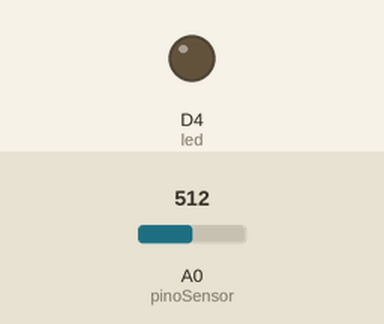
Simulated run of this sketch. Board: ESP8266 (NodeMCU). On the bench: output pins drawn as LEDs (lit = HIGH). Inputs (shaded band) come from the test bench; at power-on: A0 (pinoSensor) = 512. WiFi joins after 1.5 s; servers stay silent unless stated; no MQTT or app messages arrive unless stated; what the sketch prints to the serial monitor is not drawn.

Above: at 2.7 s.
2.8 s: A0 (pinoSensor) set to 90
5.8 s: A0 (pinoSensor) set to 77
At 7.2 s:
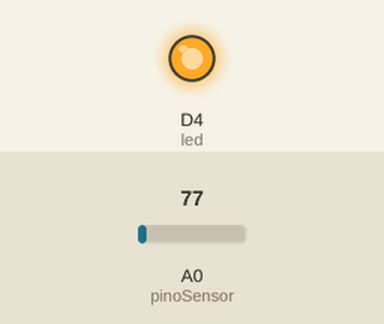
Timing chart, 0 to 8.8 s (numbered marks = the images above; inputs shaded):
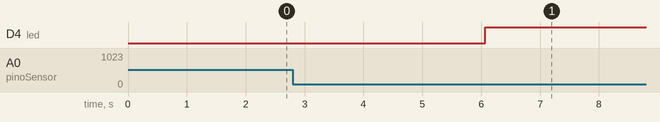

The sketch:

Bengala_conta_passos.ino
```cpp
 #include <ESP8266WiFi.h>
#include <PubSubClient.h>
#include <stdio.h>
#include <stdlib.h>
#include <string.h>

//Dados para conexão WiFi
const char* ssid = "MapleStory";
const char* password = "ruinamaple";

//Dados para conexão ao broker MQTT
#define mqtt_server "mqtt.tago.io"
#define mqtt_porta "1883"
#define mqtt_usuario "Token"
#define mqtt_senha "0b34603e-9ce3-4e4a-8c79-d02d08c3d02a"
#define mqtt_topico_sub "vibracao"

#ifndef MQTT_KEEPALIVE
#define MQTT_KEEPALIVE 99999999
#endif

 // MQTT_SOCKET_TIMEOUT: socket timeout interval in Seconds
#ifndef MQTT_SOCKET_TIMEOUT
#define MQTT_SOCKET_TIMEOUT 99999999
#endif

WiFiClient espClient;
PubSubClient client(espClient);

//Define variaveis para contagem de passos
int contador=0;
const char* cont2=0;
char* buf="";
boolean enviou=false;

//Define variaveis para determinar se o usuário está andando/parado
unsigned long millisAnterior = 0;
boolean andar=false;

int clck=0; //Contador de repetições da função loop

#define pinoSensor A0 //PINO DIGITAL UTILIZADO PELO SENSOR
#define led D4 //Pino do led embutido na placa

void setup(){
  pinMode(pinoSensor, INPUT); //DEFINE O PINO COMO ENTRADA
  pinMode(led, OUTPUT); //Define pino como saida
  Serial.begin(115200); //Inicia monitor serial
  setup_wifi(); //Conecta com o WiFi

  //Conecta ao broker MQTT
  client.setServer(mqtt_server,1883);
  client.connect(mqtt_usuario,mqtt_usuario,mqtt_senha,mqtt_topico_sub,2,0,"0");
  client.setCallback(callback);

}

void loop(){


   //Verifica quando um passo é dado e chama função para contagem de passos
   if((analogRead(pinoSensor))>=85) {
     cont_passos();
   }
   andando();//Chama função que verifica se está andando/parado

   client.loop(); //Isso deve ser chamado regularmente para permitir que o cliente
                 //processe as mensagens recebidas e mantenha sua conexão com o servidor.
}


//Conta o número de passos
void cont_passos(){ //Conta o número de passos
  digitalWrite(led,LOW); //Led ligada para indicar um passo dado

  contador++; //Acrescenta número de passos

  // Converte número de passo para char*
  sprintf(buf,"%d",contador);

  millisAnterior=millis();//Guarda tempo atual do passo
  delay(500);//Descarta valores desnecessários do sensor
  digitalWrite(led,HIGH); // Desliga led para indicar que não há passo sendo dado
  enviou = false;
}

//Verifica se está andando, caso não esteja é refeita a conexão com o broker e enviado o número de passos dados
void andando(){
  //É indicado que o usuário está parado quando está a mais de 4s sem dar um passo.
  //É enviado a contagem de passos quando o usário está parado e é completa o número de repetições da função loop reservadas à verificação de passos.
  if(((millis() - millisAnterior)>=4000) && enviou==false) {
    Serial.println("parado");
    andar=false; //Usuário parado
    enviar();
    enviou=true;
    contador=0;
  }
}


//Conecta com o WiFi
void setup_wifi() {
  delay(10);
  // We start by connecting to a WiFi network
  Serial.println();
  Serial.print("Connecting to ");
  Serial.println(ssid);

  WiFi.begin(ssid, password);

  while (WiFi.status() != WL_CONNECTED) {
    delay(500);
    Serial.print(".");
  }

  Serial.println("");
  Serial.println("WiFi connected");
  Serial.println("IP address: ");
  Serial.println(WiFi.localIP());
}

void enviar(){

    char* str1 = strdup("{\n \"variable\" : \"Passos\",\n \"value\" : ");
    char* str3 = "\n}";
    char* str2 = strdup(buf);

    strcat(str1,str2);
    strcat(str1,str3);
    cont2 = str1;
    reconnect();

}

//Reconecta ao broker MQTT
void reconnect() {
  // Loop until we're reconnected
  while (!client.connected()) {
    if (client.connect(mqtt_usuario,mqtt_usuario,mqtt_senha,mqtt_topico_sub,2,0,cont2)) {
      Serial.println("connected");
    } else {
      delay(10);
    }

  }
}


void callback(char* topic, byte* payload, unsigned int length) {
  payload[length] = '\0';
  String mensagem = String((char*)payload);
  Serial.println(mensagem);
  //SUB
  if (mensagem == "FimdoDia"){
  }
}
```

Measured:
- the behaviour switches between 85 and 84 on A0 (pinoSensor) (found by bisection; images 0 and 1)
- after the input at 5.8 s, D4 (led): LOW → HIGH after 0.27 s
